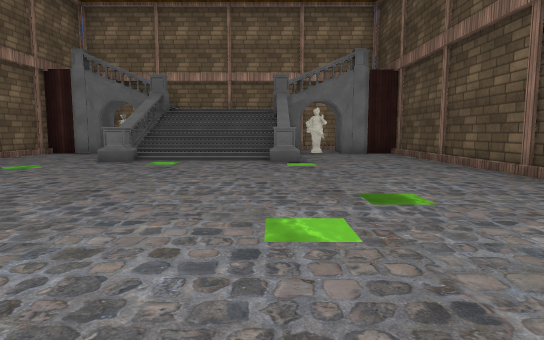
View 1 (above)

14 first-person views from a walk through a scene from a Unity 3-D project. The camera is 1.2 m above the floor, tilts 6° down and sees 75° across. The floor is counted in squares, 2 m on a side. Each view is taken from the middle of a square. On the plan, view 1 faces up. The plan holds only what a view shows up to about 10 squares ahead; the rest is blank. The place goes on beyond the plan. Some surface patterns are stand-ins.

View 2
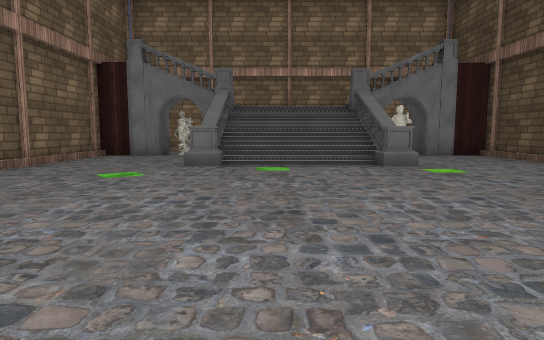

View 3
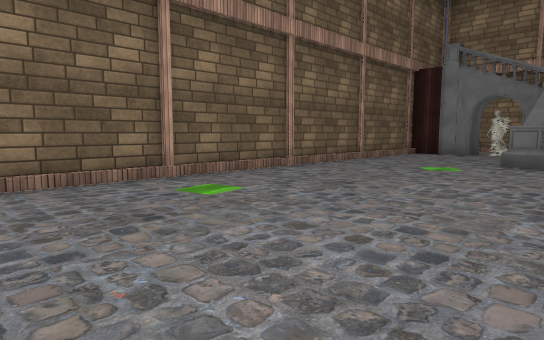

View 4
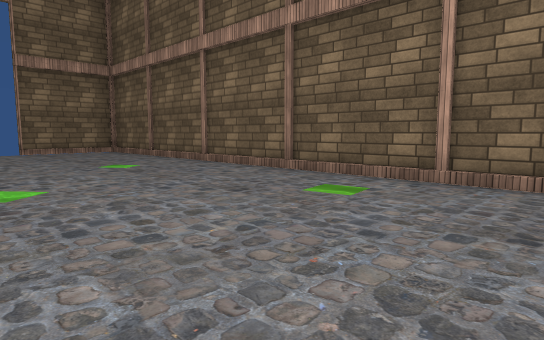

View 5
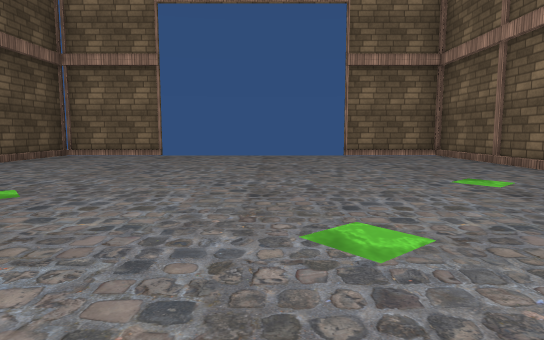

View 6
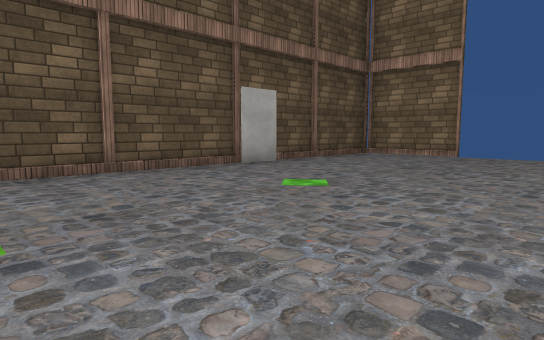

View 7
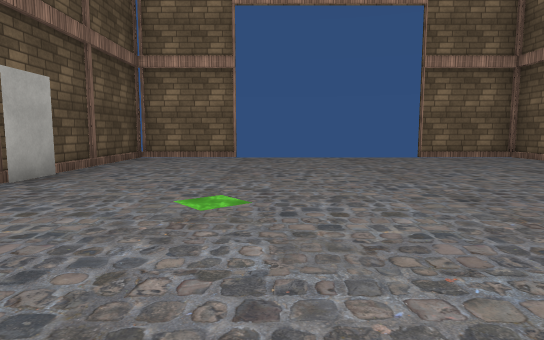

View 8
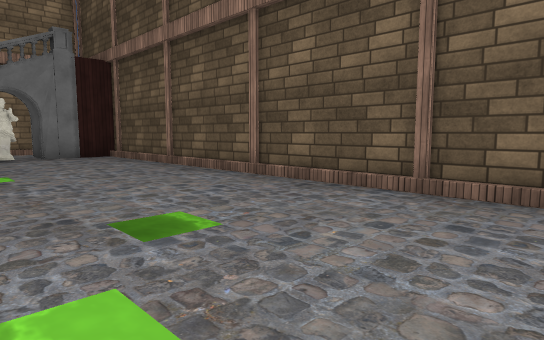

View 9
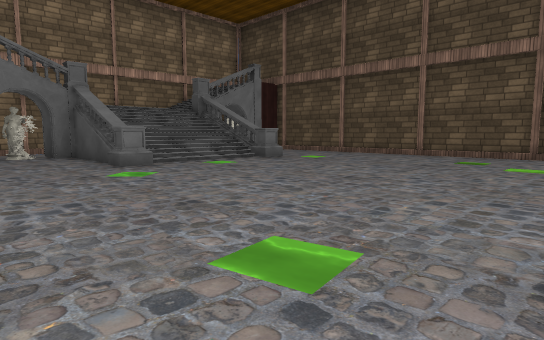

View 10
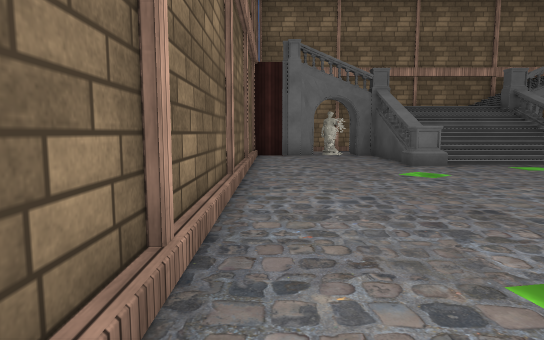

View 11
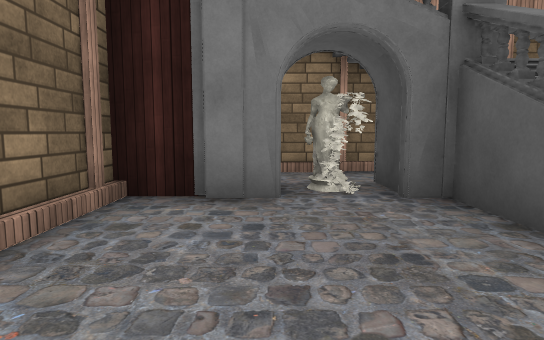

View 12
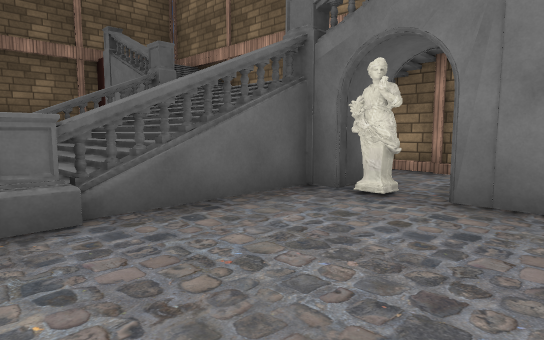

View 13
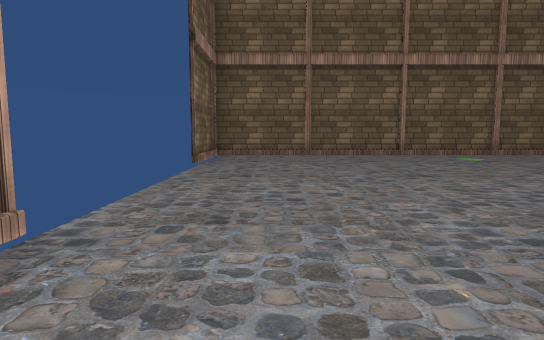

View 14
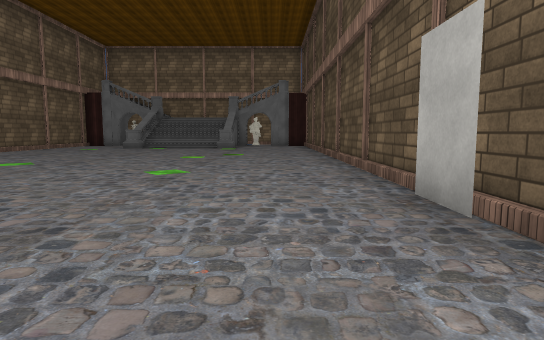

### Floor plan
Key: @ floor where view 1 was taken; # wall or solid block; x gap in a wall; . floor; / step, stairs or slope; ^ raised ledge; O other object.
Columns run from 7 left of view 1 to 4 right of it. Each row starts with its distance up from view 1.
 12   ###  ##
 11 ###O#  #####
 10 #.#O#  #O#.#
  9 #...#//^...#
  8 #...^//^...#
  7 #.../../...#
  6 #..........#
  5 #..........#
  4 #..........#
  3 #..........#
  2 #..........#
  1 #..........#
  0 #......@...#
 -1 #..........#
 -2 #..........#
 -3 #..........#
 -4 #..........#
 -5 #..........#
 -6 #..........#
 -7 #..........#
 -8 ###x    x###

Positions as (right, up) in squares from view 1, and headings:
1: (0, 0), facing up
2: (-2, 1), facing up
3: (-2, 0), facing up-left
4: (-2, 4), facing down-left
5: (-2, 2), facing down
6: (-2, 2), facing down-right
7: (0, 2), facing down
8: (0, 1), facing up-right
9: (-6, 1), facing up-right
10: (-6, 1), facing up
11: (-5, 7), facing up
12: (3, 7), facing up-left
13: (3, -6), facing left
14: (2, -6), facing up
